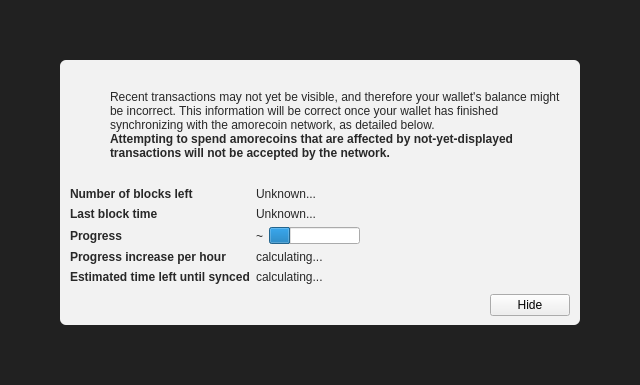
<?xml version="1.0" encoding="UTF-8"?>
<ui version="4.0">
 <class>ModalOverlay</class>
 <widget class="ModalOverlay" name="ModalOverlay">
  <property name="geometry">
   <rect>
    <x>0</x>
    <y>0</y>
    <width>640</width>
    <height>385</height>
   </rect>
  </property>
  <property name="windowTitle">
   <string>Form</string>
  </property>
  <layout class="QVBoxLayout" name="verticalLayout" stretch="0">
   <property name="sizeConstraint">
    <enum>QLayout::SetDefaultConstraint</enum>
   </property>
   <property name="leftMargin">
    <number>0</number>
   </property>
   <property name="topMargin">
    <number>0</number>
   </property>
   <property name="rightMargin">
    <number>0</number>
   </property>
   <property name="bottomMargin">
    <number>0</number>
   </property>
   <item>
    <widget class="QWidget" name="bgWidget" native="true">
     <property name="styleSheet">
      <string notr="true">#bgWidget { background: rgba(0,0,0,220); }</string>
     </property>
     <layout class="QVBoxLayout" name="verticalLayoutMain" stretch="1">
      <property name="leftMargin">
       <number>60</number>
      </property>
      <property name="topMargin">
       <number>60</number>
      </property>
      <property name="rightMargin">
       <number>60</number>
      </property>
      <property name="bottomMargin">
       <number>60</number>
      </property>
      <item>
       <widget class="QWidget" name="contentWidget" native="true">
        <property name="styleSheet">
         <string notr="true">#contentWidget { background: rgba(255,255,255,240); border-radius: 6px; }

QLabel { color: rgb(40,40,40);  }</string>
        </property>
        <layout class="QVBoxLayout" name="verticalLayoutSub" stretch="1,0,0,0">
         <property name="spacing">
          <number>0</number>
         </property>
         <property name="leftMargin">
          <number>10</number>
         </property>
         <property name="topMargin">
          <number>10</number>
         </property>
         <property name="rightMargin">
          <number>10</number>
         </property>
         <property name="bottomMargin">
          <number>10</number>
         </property>
         <item>
          <layout class="QHBoxLayout" name="horizontalLayoutIconText" stretch="0,1">
           <property name="topMargin">
            <number>20</number>
           </property>
           <item>
            <layout class="QVBoxLayout" name="verticalLayoutIcon">
             <property name="leftMargin">
              <number>0</number>
             </property>
             <item>
              <widget class="QPushButton" name="warningIcon">
               <property name="enabled">
                <bool>false</bool>
               </property>
               <property name="text">
                <string/>
               </property>
               <property name="icon">
                <iconset>
                 <normaloff>:/icons/warning</normaloff>
                 <disabledoff>:/icons/warning</disabledoff>:/icons/warning</iconset>
               </property>
               <property name="iconSize">
                <size>
                 <width>48</width>
                 <height>48</height>
                </size>
               </property>
               <property name="flat">
                <bool>true</bool>
               </property>
              </widget>
             </item>
             <item>
              <spacer name="verticalSpacerWarningIcon">
               <property name="orientation">
                <enum>Qt::Vertical</enum>
               </property>
               <property name="sizeHint" stdset="0">
                <size>
                 <width>20</width>
                 <height>40</height>
                </size>
               </property>
              </spacer>
             </item>
            </layout>
           </item>
           <item>
            <layout class="QVBoxLayout" name="verticalLayoutInfoText">
             <property name="leftMargin">
              <number>0</number>
             </property>
             <property name="topMargin">
              <number>0</number>
             </property>
             <item>
              <widget class="QLabel" name="infoText">
               <property name="text">
                <string>Recent transactions may not yet be visible, and therefore your wallet's balance might be incorrect. This information will be correct once your wallet has finished synchronizing with the amorecoin network, as detailed below.</string>
               </property>
               <property name="textFormat">
                <enum>Qt::RichText</enum>
               </property>
               <property name="wordWrap">
                <bool>true</bool>
               </property>
              </widget>
             </item>
             <item>
              <widget class="QLabel" name="infoTextStrong">
               <property name="font">
                <font>
                 <weight>75</weight>
                 <bold>true</bold>
                </font>
               </property>
               <property name="text">
                <string>Attempting to spend amorecoins that are affected by not-yet-displayed transactions will not be accepted by the network.</string>
               </property>
               <property name="textFormat">
                <enum>Qt::RichText</enum>
               </property>
               <property name="wordWrap">
                <bool>true</bool>
               </property>
              </widget>
             </item>
             <item>
              <spacer name="verticalSpacerInTextSpace">
               <property name="orientation">
                <enum>Qt::Vertical</enum>
               </property>
               <property name="sizeHint" stdset="0">
                <size>
                 <width>20</width>
                 <height>40</height>
                </size>
               </property>
              </spacer>
             </item>
            </layout>
           </item>
          </layout>
         </item>
         <item>
          <spacer name="verticalSpacerAfterText">
           <property name="orientation">
            <enum>Qt::Vertical</enum>
           </property>
           <property name="sizeHint" stdset="0">
            <size>
             <width>20</width>
             <height>40</height>
            </size>
           </property>
          </spacer>
         </item>
         <item>
          <layout class="QFormLayout" name="formLayout">
           <property name="fieldGrowthPolicy">
            <enum>QFormLayout::FieldsStayAtSizeHint</enum>
           </property>
           <property name="horizontalSpacing">
            <number>6</number>
           </property>
           <property name="verticalSpacing">
            <number>6</number>
           </property>
           <property name="topMargin">
            <number>10</number>
           </property>
           <item row="0" column="0">
            <widget class="QLabel" name="labelNumberOfBlocksLeft">
             <property name="font">
              <font>
               <weight>75</weight>
               <bold>true</bold>
              </font>
             </property>
             <property name="text">
              <string>Number of blocks left</string>
             </property>
            </widget>
           </item>
           <item row="0" column="1">
            <widget class="QLabel" name="numberOfBlocksLeft">
             <property name="text">
              <string>Unknown...</string>
             </property>
            </widget>
           </item>
           <item row="1" column="0">
            <widget class="QLabel" name="labelLastBlockTime">
             <property name="font">
              <font>
               <weight>75</weight>
               <bold>true</bold>
              </font>
             </property>
             <property name="text">
              <string>Last block time</string>
             </property>
            </widget>
           </item>
           <item row="1" column="1">
            <widget class="QLabel" name="newestBlockDate">
             <property name="sizePolicy">
              <sizepolicy hsizetype="Maximum" vsizetype="Preferred">
               <horstretch>0</horstretch>
               <verstretch>0</verstretch>
              </sizepolicy>
             </property>
             <property name="text">
              <string>Unknown...</string>
             </property>
            </widget>
           </item>
           <item row="2" column="0">
            <widget class="QLabel" name="labelSyncDone">
             <property name="font">
              <font>
               <weight>75</weight>
               <bold>true</bold>
              </font>
             </property>
             <property name="text">
              <string>Progress</string>
             </property>
            </widget>
           </item>
           <item row="2" column="1">
            <layout class="QHBoxLayout" name="horizontalLayoutSync" stretch="0,1">
             <item>
              <widget class="QLabel" name="percentageProgress">
               <property name="text">
                <string notr="true">~</string>
               </property>
              </widget>
             </item>
             <item>
              <widget class="QProgressBar" name="progressBar">
               <property name="value">
                <number>24</number>
               </property>
               <property name="format">
                <string/>
               </property>
              </widget>
             </item>
            </layout>
           </item>
           <item row="4" column="0">
            <widget class="QLabel" name="labelProgressIncrease">
             <property name="font">
              <font>
               <weight>75</weight>
               <bold>true</bold>
              </font>
             </property>
             <property name="text">
              <string>Progress increase per hour</string>
             </property>
            </widget>
           </item>
           <item row="4" column="1">
            <widget class="QLabel" name="progressIncreasePerH">
             <property name="text">
              <string>calculating...</string>
             </property>
            </widget>
           </item>
           <item row="5" column="0">
            <widget class="QLabel" name="labelEstimatedTimeLeft">
             <property name="font">
              <font>
               <weight>75</weight>
               <bold>true</bold>
              </font>
             </property>
             <property name="text">
              <string>Estimated time left until synced</string>
             </property>
            </widget>
           </item>
           <item row="5" column="1">
            <widget class="QLabel" name="expectedTimeLeft">
             <property name="text">
              <string>calculating...</string>
             </property>
            </widget>
           </item>
          </layout>
         </item>
         <item>
          <layout class="QHBoxLayout" name="horizontalLayoutButtons">
           <property name="leftMargin">
            <number>10</number>
           </property>
           <property name="topMargin">
            <number>10</number>
           </property>
           <item>
            <spacer name="horizontalSpacer">
             <property name="orientation">
              <enum>Qt::Horizontal</enum>
             </property>
             <property name="sizeHint" stdset="0">
              <size>
               <width>40</width>
               <height>20</height>
              </size>
             </property>
            </spacer>
           </item>
           <item>
            <widget class="QPushButton" name="closeButton">
             <property name="text">
              <string>Hide</string>
             </property>
            </widget>
           </item>
          </layout>
         </item>
        </layout>
       </widget>
      </item>
     </layout>
    </widget>
   </item>
  </layout>
 </widget>
 <customwidgets>
  <customwidget>
   <class>ModalOverlay</class>
   <extends>QWidget</extends>
   <header>modaloverlay.h</header>
   <container>1</container>
  </customwidget>
 </customwidgets>
 <resources/>
 <connections/>
</ui>
